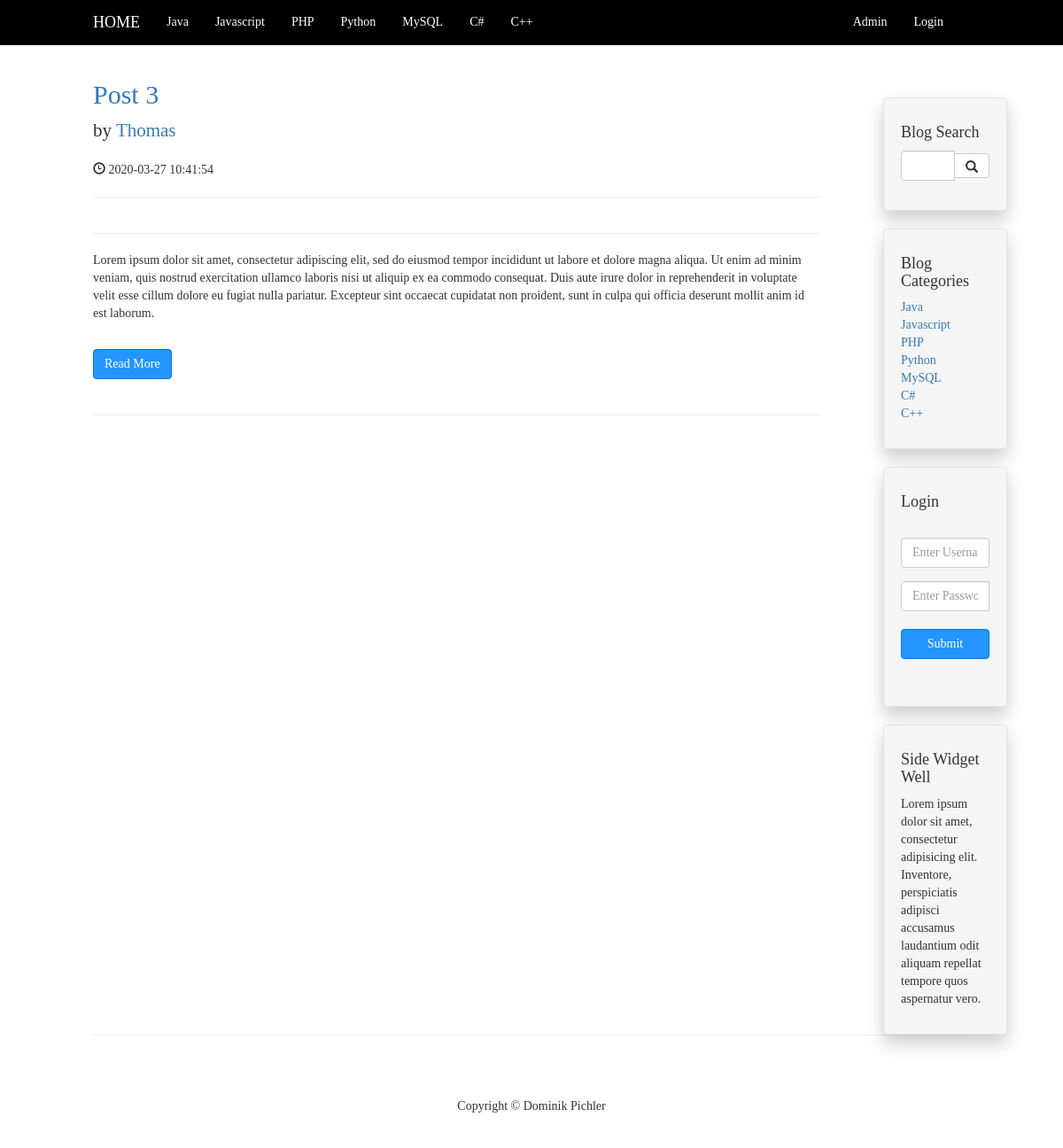
The app's page /category.php?category=17 with its own data.
### tables this page shows
CREATE TABLE `categories` (
  `cat_ID` int(11) NOT NULL AUTO_INCREMENT,
  `cat_title` varchar(45) NOT NULL,
  PRIMARY KEY (`cat_ID`)
);

CREATE TABLE `posts` (
  `post_id` int(11) NOT NULL AUTO_INCREMENT,
  `post_category_id` varchar(45) NOT NULL DEFAULT 'default',
  `post_title` varchar(255) NOT NULL,
  `post_author` varchar(255) NOT NULL DEFAULT 'admin',
  `post_date` datetime DEFAULT NULL,
  `post_image` varchar(255) DEFAULT NULL,
  `post_content` mediumtext NOT NULL,
  `post_tags` varchar(255) NOT NULL DEFAULT ' ',
  `post_comment_count` int(11) NOT NULL DEFAULT '0',
  `post_status` varchar(255) NOT NULL DEFAULT 'draft',
  PRIMARY KEY (`post_id`)
);

### category.php (the view, shortened to what this page needs)
<?php include "includes/header.php" ?>
<body>
        <? include "includes/nav.php";?>
    <div class="container">
        <div class="row">
            <div class="col-md-12">
            </div>
            <div class="col-md-10">
                <?
                if(isset($_GET['category'])){
                $cat_id = $_GET['category'];
                }
                $query = "SELECT * FROM posts WHERE post_category_id = $cat_id";
                 $select_all_posts = mysqli_query($connection, $query);
                while($row = mysqli_fetch_assoc($select_all_posts)){
                   $post_id = $row['post_id'];
                    $post_title = $row['post_title'];
                    $post_author = $row['post_author'];
                    $post_date = $row['post_date'];
                    $post_content = $row['post_content'];
                    ?>
                <h2>
                    <a href="post.php?p_id=<?echo $post_id?>"><? echo $post_title ?></a>
                </h2>
                <p class="lead">
                    by <a href="index.php"><? echo $post_author ?></a>
                </p>
                <p><span class="glyphicon glyphicon-time"></span><? echo " ".$post_date?> </p>
                <hr>
                <hr>
                <p><? echo $post_content?> </p>
                <a class="btn btn-primary" href="post.php?p_id=<?echo $post_id?>">Read More</a>
                <hr>
                <? } ?>
            </div>
            <div class="sidebar_cat">
            <? include "includes/sidebar.php"; ?>
            </div>
        </div>
        <hr>
    </div>
</body>
<?php
include "includes/footer.php"
?>
</html>

### includes/nav.php (shortened to what this page needs)
<?php
include "db.php";
?>
<nav class="navbar navbar-inverse navbar-fixed-top" id="navigation_bar" role="navigation">
    <div class="container">
        <div class="navbar-header">
            <a class="navbar-brand heading_white" href="../index.php">HOME</a>
        </div>
        <div class="collapse navbar-collapse" id="bs-example-navbar-collapse-1">
            <ul class="nav navbar-nav">
                <?
                $query = "SELECT * FROM categories";
                $select_all_categories = mysqli_query($connection, $query);
                while($row = mysqli_fetch_assoc($select_all_categories)){
                    $cat_title = $row['cat_title'];
                    $cat_id = $row['cat_ID'];
                    echo "<li><a href='category.php?category=$cat_id'>".$cat_title."</a></li>";
                }
                ?>
            </ul>
            <div class="navbar-header navbar_element_right">
                <ul class ="nav navbar-nav">
                    <li><a href="../admin" class="float_right" > Admin</a></li>
                    <li><a href="../cms-login.php" class="float_right" > Login</a></li>
                </ul>
            </div>
        </div>
    </div>
</nav>

### includes/sidebar.php (shortened to what this page needs)
<div class="col-md-2">
    <div class="well">
        <h4>Blog Search</h4>
        <form action="blog_search.php" method="post">
        <div class="input-group">
            <input name="search" type="text" class="form-control">
            <span class="input-group-btn">
                <button class="btn btn-default" type="submit" name ="submit">
                    <span class="glyphicon glyphicon-search"></span>
                </button>
                        </span>
        </div>
        </form>
    </div>
    <div class="well">
        <h4>Blog Categories</h4>
        <div class="row">
            <div class="col-lg-6">
                <ul class="list-unstyled">
                    <?
                    $query = "SELECT * FROM categories";
                    $select_all_categories = mysqli_query($connection, $query);
                    while($row = mysqli_fetch_assoc($select_all_categories)){
                        $cat_title = $row['cat_title'];
                        $cat_id = $row['cat_ID'];
                        echo "<li><a href='category.php?category=$cat_id'>".$cat_title."</a></li>";
                    }
                    ?>
                </ul>
            </div>
        </div>
    </div>
    <div class="well">
        <h4>Login</h4>
        <br>
        <form action="/includes/login.php" method="post">
            <div class="form-group">
                <input name="username" type="text" class="form-control" placeholder="Enter Username">
            </div>
            <div class="input-group">
                <input name="password" type="password" class="form-control" placeholder="Enter Password">
                <button class="btn btn-primary login_button" name="login" type="submit">Submit</button>
            </div>
        </form>
    </div>
    <div class="well">
        <h4>Side Widget Well</h4>
        <p>Lorem ipsum dolor sit amet, consectetur adipisicing elit. Inventore, perspiciatis adipisci accusamus laudantium odit aliquam repellat tempore quos aspernatur vero.</p>
    </div>
</div>

### css/blog-home.css (style rules this page uses)
* { font-size: 100%; font-family: "Source Sans Pro"; }
.container { width: 85% !important; }
#navigation_bar { background-color: #000 !important; }
.navbar-inverse .navbar-nav>li>a { color: white !important; }
a.navbar-brand { color: white; }
a.navbar-brand.heading_white { color: white; }
.btn-primary, .btn-motion { margin: 20px 0 ; background-color: #2595FF !important; border-color: #0077e7 !important; }
.navbar_element_right { position: absolute; right: 10%; }
.well { box-shadow: 0 10px 20px rgba(0,0,0,0.2); margin: 40px 0 -20px 0; position: relative; left: 30%; }
.login_button { margin: 20px auto; width: 100%; }

### records on screen
categories: cat_title "Java"
categories: cat_title "Javascript"
categories: cat_title "PHP"
categories: cat_title "Python"
categories: cat_title "MySQL"
categories: cat_title "C#"
categories: cat_title "C++"
posts: post_title "Post 3", post_author "Thomas", post_date "2020-03-27 10:41:54", post_content "Lorem ipsum dolor sit amet, consectetur adipiscing elit, sed do eiusmod tempor incididunt ut labore et dolore magna aliqua. Ut enim ad minim veniam, quis nostrud exercitation ullamco laboris nisi ut aliquip ex ea commodo consequat. Duis aute irure dolor in reprehenderit in voluptate velit esse cillum dolore eu fugiat nulla pariatur. Excepteur sint occaecat cupidatat non proident, sunt in culpa qui officia deserunt mollit anim id est laborum."
